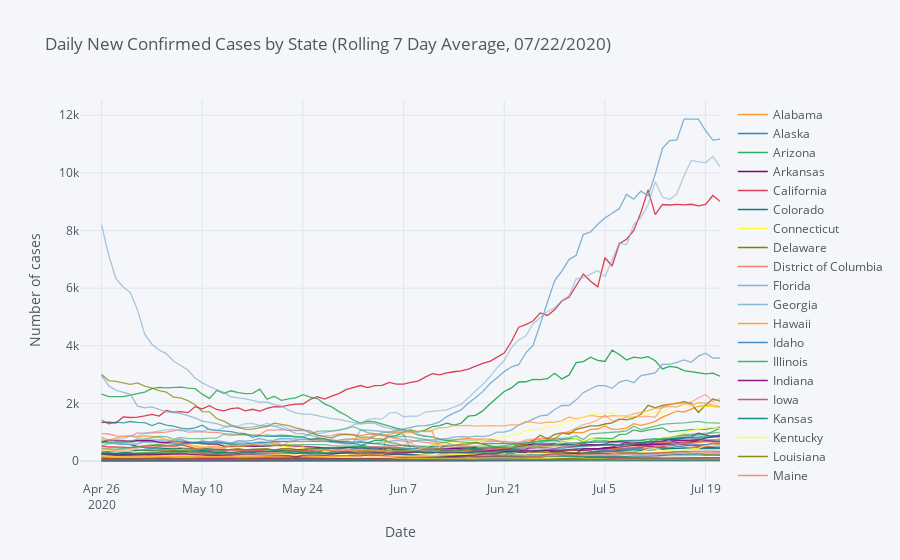

Notebook code for this chart:
### Code cell
window_size = 7
rolling = states_daily_confirmed.rolling(window=window_size, min_periods=3).mean()
states_confirmed_plot = rolling.iplot(scale='log', yaxis_title='Number of cases', xaxis_title='Date',
              title='Daily New Confirmed Cases by State (Rolling {} Day Average, {})'.format(window_size, today), asFigure = True)

states_confirmed_plot
